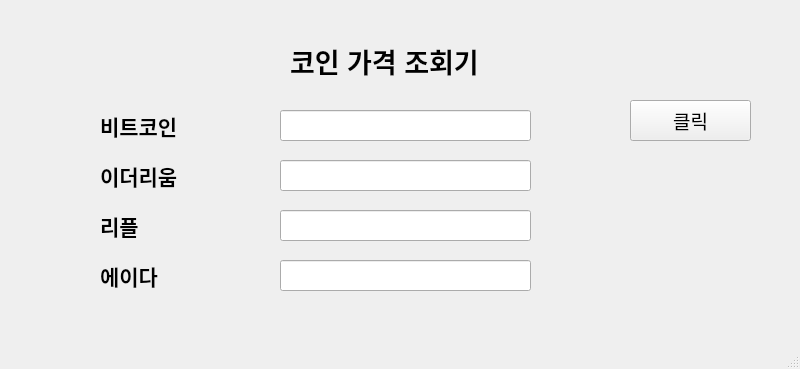
<?xml version="1.0" encoding="UTF-8"?>
<ui version="4.0">
 <class>MainWindow</class>
 <widget class="QMainWindow" name="MainWindow">
  <property name="geometry">
   <rect>
    <x>0</x>
    <y>0</y>
    <width>800</width>
    <height>369</height>
   </rect>
  </property>
  <property name="windowTitle">
   <string>by Austin</string>
  </property>
  <widget class="QWidget" name="centralwidget">
   <widget class="QLabel" name="label_2">
    <property name="geometry">
     <rect>
      <x>290</x>
      <y>40</y>
      <width>221</width>
      <height>41</height>
     </rect>
    </property>
    <property name="font">
     <font>
      <family>Arial</family>
      <pointsize>20</pointsize>
      <weight>75</weight>
      <bold>true</bold>
     </font>
    </property>
    <property name="text">
     <string>코인 가격 조회기</string>
    </property>
   </widget>
   <widget class="QPushButton" name="pushButton">
    <property name="geometry">
     <rect>
      <x>630</x>
      <y>100</y>
      <width>121</width>
      <height>41</height>
     </rect>
    </property>
    <property name="font">
     <font>
      <family>Arial</family>
      <pointsize>14</pointsize>
     </font>
    </property>
    <property name="text">
     <string>클릭</string>
    </property>
   </widget>
   <widget class="QLabel" name="label">
    <property name="geometry">
     <rect>
      <x>100</x>
      <y>110</y>
      <width>121</width>
      <height>31</height>
     </rect>
    </property>
    <property name="font">
     <font>
      <family>Arial</family>
      <pointsize>16</pointsize>
      <weight>75</weight>
      <bold>true</bold>
     </font>
    </property>
    <property name="text">
     <string>비트코인</string>
    </property>
   </widget>
   <widget class="QLineEdit" name="lineEdit">
    <property name="geometry">
     <rect>
      <x>280</x>
      <y>110</y>
      <width>251</width>
      <height>31</height>
     </rect>
    </property>
   </widget>
   <widget class="QLabel" name="label_3">
    <property name="geometry">
     <rect>
      <x>100</x>
      <y>160</y>
      <width>121</width>
      <height>31</height>
     </rect>
    </property>
    <property name="font">
     <font>
      <family>Arial</family>
      <pointsize>16</pointsize>
      <weight>75</weight>
      <bold>true</bold>
     </font>
    </property>
    <property name="text">
     <string>이더리움</string>
    </property>
   </widget>
   <widget class="QLineEdit" name="lineEdit_2">
    <property name="geometry">
     <rect>
      <x>280</x>
      <y>160</y>
      <width>251</width>
      <height>31</height>
     </rect>
    </property>
   </widget>
   <widget class="QLabel" name="label_4">
    <property name="geometry">
     <rect>
      <x>100</x>
      <y>210</y>
      <width>121</width>
      <height>31</height>
     </rect>
    </property>
    <property name="font">
     <font>
      <family>Arial</family>
      <pointsize>16</pointsize>
      <weight>75</weight>
      <bold>true</bold>
     </font>
    </property>
    <property name="text">
     <string>리플</string>
    </property>
   </widget>
   <widget class="QLineEdit" name="lineEdit_3">
    <property name="geometry">
     <rect>
      <x>280</x>
      <y>210</y>
      <width>251</width>
      <height>31</height>
     </rect>
    </property>
   </widget>
   <widget class="QLabel" name="label_5">
    <property name="geometry">
     <rect>
      <x>100</x>
      <y>260</y>
      <width>121</width>
      <height>31</height>
     </rect>
    </property>
    <property name="font">
     <font>
      <family>Arial</family>
      <pointsize>16</pointsize>
      <weight>75</weight>
      <bold>true</bold>
     </font>
    </property>
    <property name="text">
     <string>에이다</string>
    </property>
   </widget>
   <widget class="QLineEdit" name="lineEdit_4">
    <property name="geometry">
     <rect>
      <x>280</x>
      <y>260</y>
      <width>251</width>
      <height>31</height>
     </rect>
    </property>
   </widget>
  </widget>
  <widget class="QMenuBar" name="menubar">
   <property name="geometry">
    <rect>
     <x>0</x>
     <y>0</y>
     <width>800</width>
     <height>21</height>
    </rect>
   </property>
  </widget>
  <widget class="QStatusBar" name="statusbar"/>
 </widget>
 <resources/>
 <connections/>
</ui>
